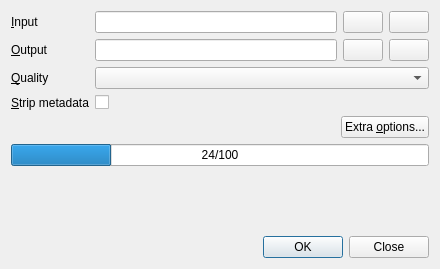
<?xml version="1.0" encoding="UTF-8"?>
<ui version="4.0">
 <class>MainDialog</class>
 <widget class="QDialog" name="MainDialog">
  <property name="geometry">
   <rect>
    <x>0</x>
    <y>0</y>
    <width>440</width>
    <height>269</height>
   </rect>
  </property>
  <layout class="QVBoxLayout" name="verticalLayout">
   <item>
    <layout class="QFormLayout" name="formLayout">
     <item row="0" column="0">
      <widget class="QLabel" name="inputLabel">
       <property name="text">
        <string>&amp;Input</string>
       </property>
       <property name="buddy">
        <cstring>inputLineEdit</cstring>
       </property>
      </widget>
     </item>
     <item row="0" column="1">
      <layout class="QHBoxLayout">
       <item>
        <widget class="QLineEdit" name="inputLineEdit"/>
       </item>
       <item>
        <widget class="QPushButton" name="btnInputFileBrowse">
         <property name="toolTip">
          <string>Browse input file</string>
         </property>
         <property name="icon">
          <iconset resource="jpeg-archiver.qrc">
           <normaloff>:/icons/folder-open-image.png</normaloff>:/icons/folder-open-image.png</iconset>
         </property>
         <property name="shortcut">
          <string>Ctrl+O</string>
         </property>
        </widget>
       </item>
       <item>
        <widget class="QPushButton" name="btnInputDirBrowse">
         <property name="toolTip">
          <string>Browse input folder</string>
         </property>
         <property name="icon">
          <iconset resource="jpeg-archiver.qrc">
           <normaloff>:/icons/folder-open.png</normaloff>:/icons/folder-open.png</iconset>
         </property>
        </widget>
       </item>
      </layout>
     </item>
     <item row="1" column="0">
      <widget class="QLabel" name="outputLabel">
       <property name="text">
        <string>&amp;Output</string>
       </property>
       <property name="buddy">
        <cstring>outputLineEdit</cstring>
       </property>
      </widget>
     </item>
     <item row="1" column="1">
      <layout class="QHBoxLayout">
       <item>
        <widget class="QLineEdit" name="outputLineEdit"/>
       </item>
       <item>
        <widget class="QPushButton" name="btnOutputFileBrowse">
         <property name="toolTip">
          <string>Browse output file</string>
         </property>
         <property name="icon">
          <iconset resource="jpeg-archiver.qrc">
           <normaloff>:/icons/folder-save-image.png</normaloff>:/icons/folder-save-image.png</iconset>
         </property>
        </widget>
       </item>
       <item>
        <widget class="QPushButton" name="btnOutputDirBrowse">
         <property name="toolTip">
          <string>Browse output folder</string>
         </property>
         <property name="icon">
          <iconset resource="jpeg-archiver.qrc">
           <normaloff>:/icons/folder-save.png</normaloff>:/icons/folder-save.png</iconset>
         </property>
        </widget>
       </item>
      </layout>
     </item>
     <item row="2" column="0">
      <widget class="QLabel" name="qualityLabel">
       <property name="text">
        <string>&amp;Quality</string>
       </property>
       <property name="buddy">
        <cstring>qualityComboBox</cstring>
       </property>
      </widget>
     </item>
     <item row="2" column="1">
      <widget class="QComboBox" name="qualityComboBox"/>
     </item>
     <item row="3" column="0">
      <widget class="QLabel" name="stripMetadataLabel">
       <property name="text">
        <string>&amp;Strip metadata</string>
       </property>
       <property name="buddy">
        <cstring>stripMetadataCheckBox</cstring>
       </property>
      </widget>
     </item>
     <item row="3" column="1">
      <widget class="QCheckBox" name="stripMetadataCheckBox"/>
     </item>
    </layout>
   </item>
   <item>
    <layout class="QHBoxLayout" name="horizontalLayout">
     <item>
      <spacer name="horizontalSpacer">
       <property name="orientation">
        <enum>Qt::Horizontal</enum>
       </property>
       <property name="sizeHint" stdset="0">
        <size>
         <width>40</width>
         <height>20</height>
        </size>
       </property>
      </spacer>
     </item>
     <item>
      <widget class="QPushButton" name="btnExtraOptions">
       <property name="text">
        <string>Extra &amp;options...</string>
       </property>
      </widget>
     </item>
    </layout>
   </item>
   <item>
    <widget class="QProgressBar" name="progressBar">
     <property name="value">
      <number>24</number>
     </property>
     <property name="alignment">
      <set>Qt::AlignCenter</set>
     </property>
     <property name="format">
      <string>%v/%m</string>
     </property>
    </widget>
   </item>
   <item>
    <spacer name="verticalSpacer">
     <property name="orientation">
      <enum>Qt::Vertical</enum>
     </property>
     <property name="sizeHint" stdset="0">
      <size>
       <width>20</width>
       <height>40</height>
      </size>
     </property>
    </spacer>
   </item>
   <item>
    <widget class="QDialogButtonBox" name="buttonBox">
     <property name="orientation">
      <enum>Qt::Horizontal</enum>
     </property>
     <property name="standardButtons">
      <set>QDialogButtonBox::Close|QDialogButtonBox::Ok</set>
     </property>
    </widget>
   </item>
  </layout>
 </widget>
 <resources>
  <include location="jpeg-archiver.qrc"/>
 </resources>
 <connections>
  <connection>
   <sender>buttonBox</sender>
   <signal>rejected()</signal>
   <receiver>MainDialog</receiver>
   <slot>reject()</slot>
   <hints>
    <hint type="sourcelabel">
     <x>325</x>
     <y>259</y>
    </hint>
    <hint type="destinationlabel">
     <x>286</x>
     <y>268</y>
    </hint>
   </hints>
  </connection>
 </connections>
</ui>
